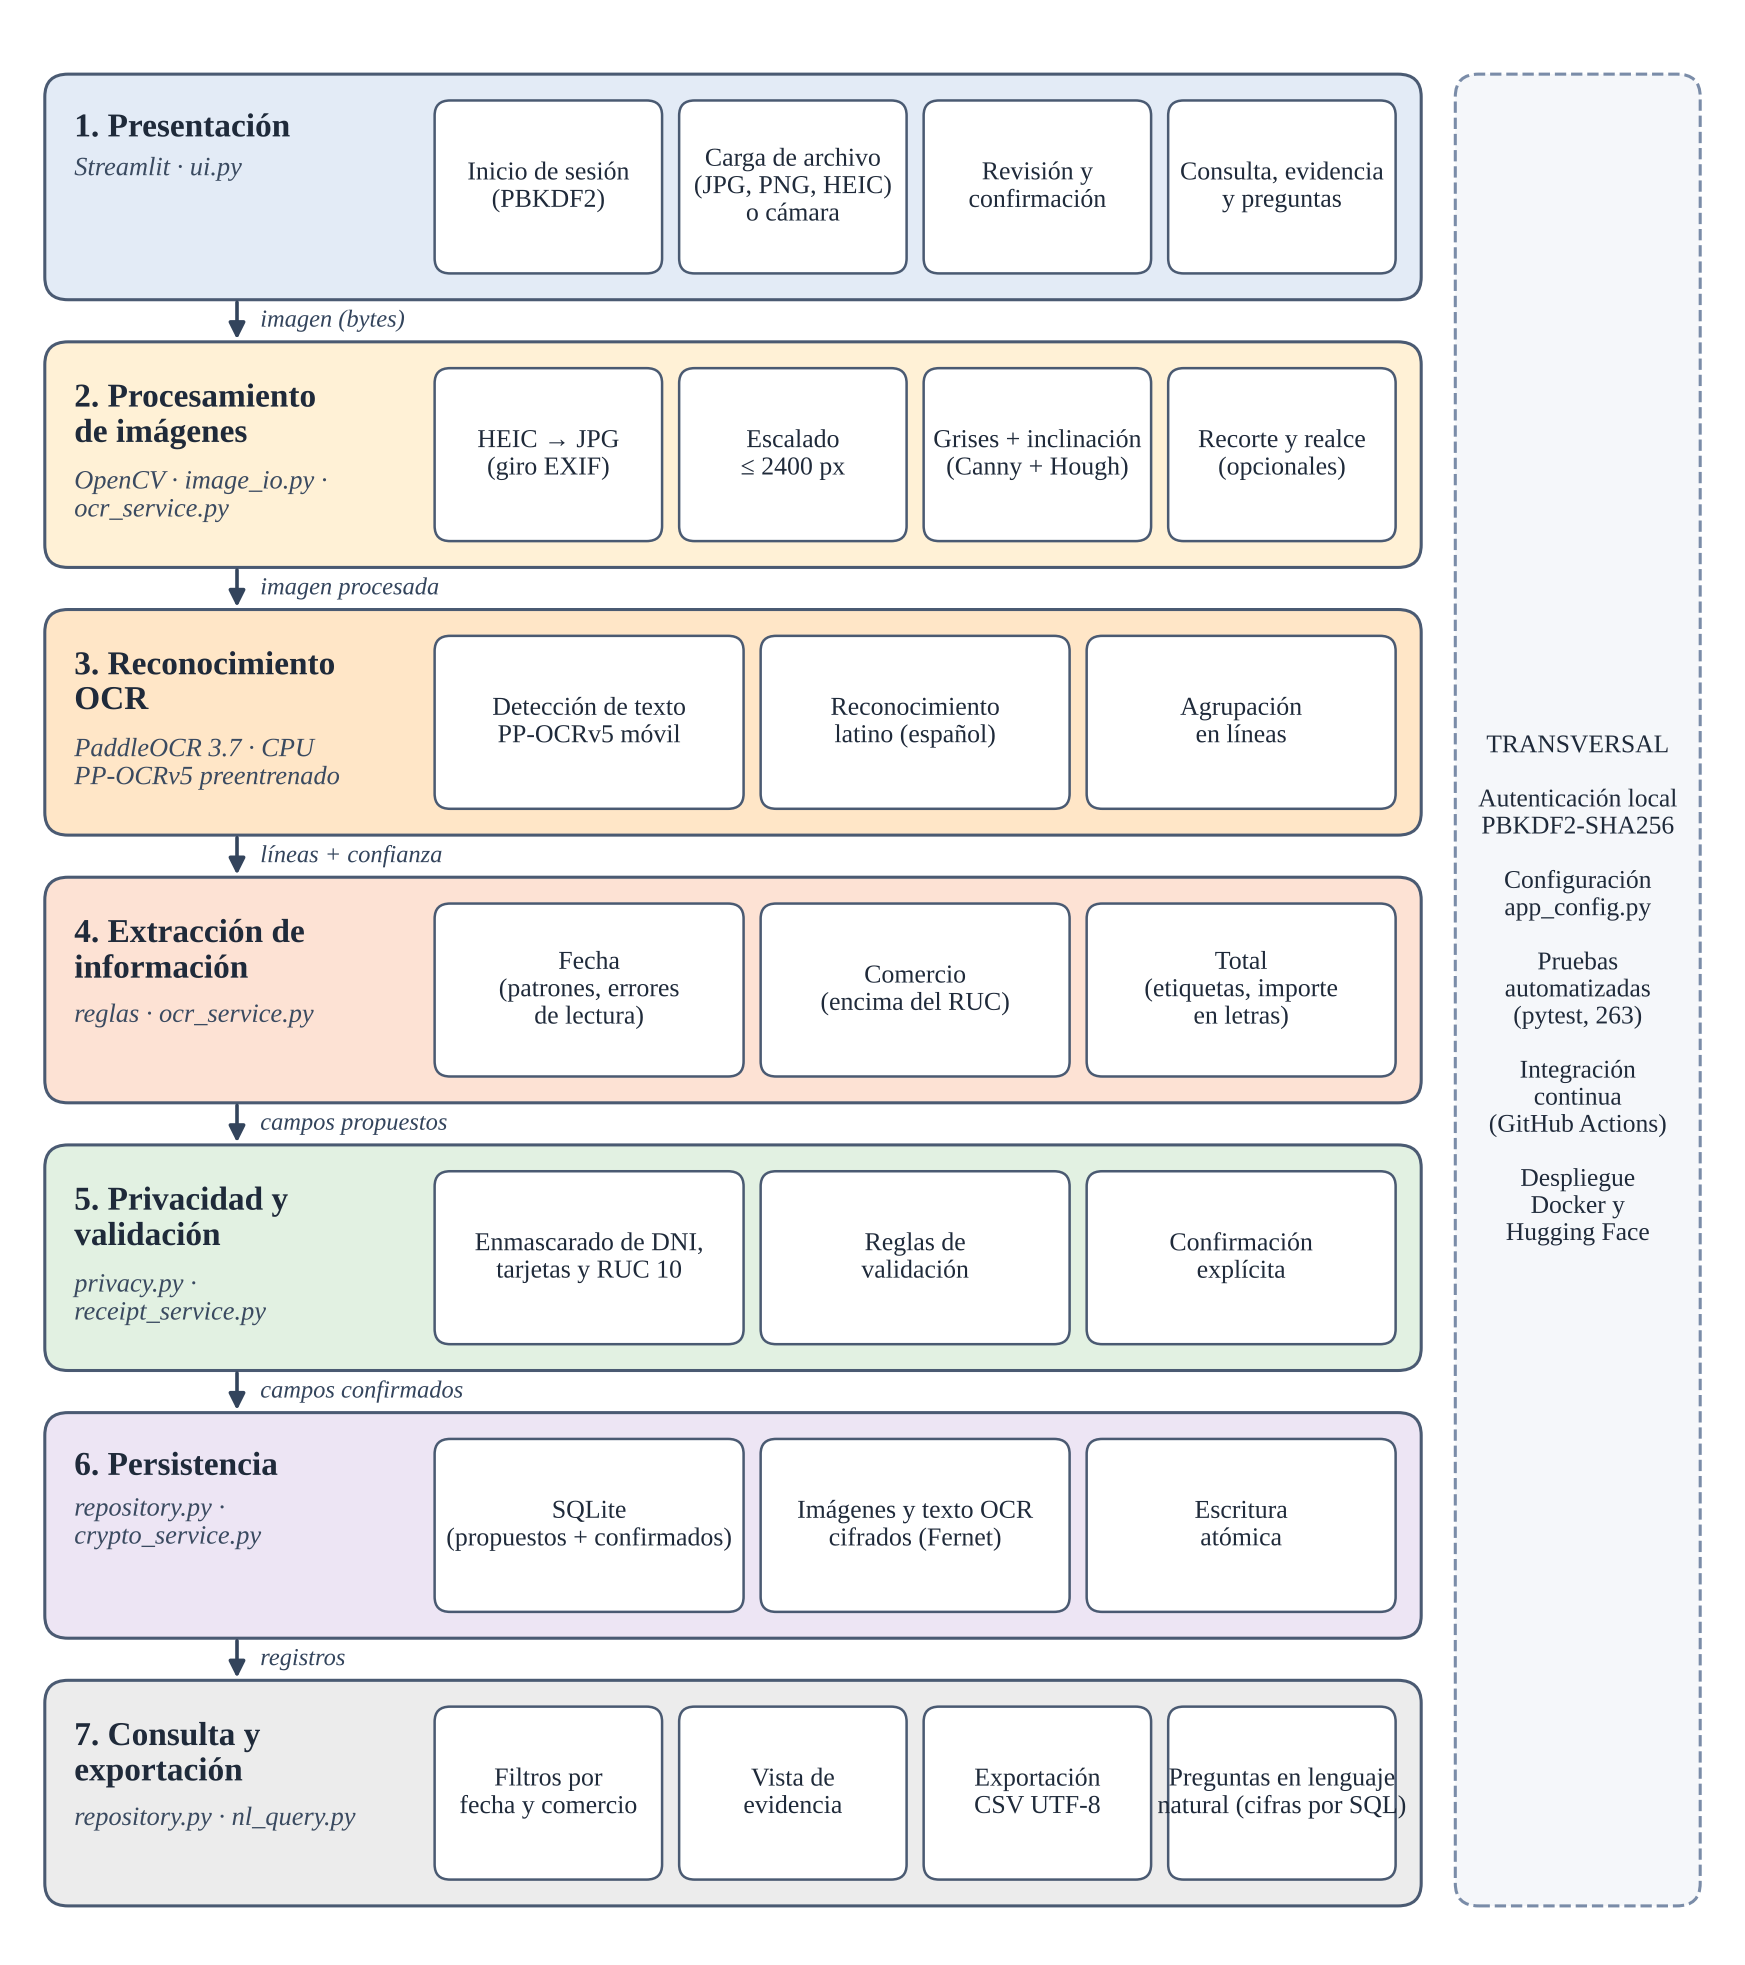

Recreate this plot in Python.
"""Dibuja el diagrama de arquitectura por capas (Figura del capítulo 7.3)."""
from pathlib import Path

import matplotlib

matplotlib.use("Agg")
import matplotlib.pyplot as plt
from matplotlib.patches import FancyArrowPatch, FancyBboxPatch

plt.rcParams["font.family"] = "Liberation Serif"
CAPAS = [
    ("1. Presentación", "Streamlit · ui.py", "#E3EBF6", ["Inicio de sesión\n(PBKDF2)", "Carga de archivo\n(JPG, PNG, HEIC)\no cámara", "Revisión y\nconfirmación", "Consulta, evidencia\ny preguntas"]),
    ("2. Procesamiento\nde imágenes", "OpenCV · image_io.py ·\nocr_service.py", "#FFF1D6", ["HEIC → JPG\n(giro EXIF)", "Escalado\n≤ 2400 px", "Grises + inclinación\n(Canny + Hough)", "Recorte y realce\n(opcionales)"]),
    ("3. Reconocimiento\nOCR", "PaddleOCR 3.7 · CPU\nPP-OCRv5 preentrenado", "#FFE6C7", ["Detección de texto\nPP-OCRv5 móvil", "Reconocimiento\nlatino (español)", "Agrupación\nen líneas"]),
    ("4. Extracción de\ninformación", "reglas · ocr_service.py", "#FDE2D4", ["Fecha\n(patrones, errores\nde lectura)", "Comercio\n(encima del RUC)", "Total\n(etiquetas, importe\nen letras)"]),
    ("5. Privacidad y\nvalidación", "privacy.py ·\nreceipt_service.py", "#E2F1E2", ["Enmascarado de DNI,\ntarjetas y RUC 10", "Reglas de\nvalidación", "Confirmación\nexplícita"]),
    ("6. Persistencia", "repository.py ·\ncrypto_service.py", "#EDE5F4", ["SQLite\n(propuestos + confirmados)", "Imágenes y texto OCR\ncifrados (Fernet)", "Escritura\natómica"]),
    ("7. Consulta y\nexportación", "repository.py · nl_query.py", "#ECECEC", ["Filtros por\nfecha y comercio", "Vista de\nevidencia", "Exportación\nCSV UTF-8", "Preguntas en lenguaje\nnatural (cifras por SQL)"]),
]
FLUJOS = ["imagen (bytes)", "imagen procesada", "líneas + confianza", "campos propuestos", "campos confirmados", "registros"]

fig, ax = plt.subplots(figsize=(11, 12.5), dpi=200)
ax.set_xlim(0, 110); ax.set_ylim(0, 128); ax.axis("off")
alto, sep, x0, ancho = 14.2, 3.6, 2, 88
for i, (titulo, sub, color, comps) in enumerate(CAPAS):
    y = 124 - (i + 1) * alto - i * sep
    ax.add_patch(FancyBboxPatch((x0, y), ancho, alto, boxstyle="round,pad=0.4,rounding_size=1.5", fc=color, ec="#4A5A72", lw=1.1))
    ax.text(x0 + 1.5, y + alto - 2.2, titulo, fontsize=12, fontweight="bold", va="top", color="#1F2A3A")
    ax.text(x0 + 1.5, y + alto - 2.2 - 2.9 * (titulo.count("\n") + 1), sub, fontsize=9.5, va="top", style="italic", color="#3A4A60")
    n = len(comps); zona_x = x0 + 25; zona_w = ancho - 26.5; w = (zona_w - (n - 1) * 1.6) / n
    for j, c in enumerate(comps):
        cx = zona_x + j * (w + 1.6)
        ax.add_patch(FancyBboxPatch((cx, y + 1.6), w, alto - 3.2, boxstyle="round,pad=0.25,rounding_size=1.0", fc="white", ec="#4A5A72", lw=0.9))
        ax.text(cx + w / 2, y + alto / 2, c, fontsize=9.3, ha="center", va="center", color="#1F2A3A")
    if i < len(CAPAS) - 1:
        ya, yb = y - 0.2, y - sep + 0.2
        ax.add_patch(FancyArrowPatch((x0 + 12, ya), (x0 + 12, yb), arrowstyle="-|>", mutation_scale=12, color="#33445C", lw=1.3))
        ax.text(x0 + 13.5, (ya + yb) / 2, FLUJOS[i], fontsize=8.8, va="center", color="#33445C", style="italic")
# Banda transversal
ax.add_patch(FancyBboxPatch((x0 + ancho + 3, 124 - 7 * alto - 6 * sep), 15, 7 * alto + 6 * sep, boxstyle="round,pad=0.4,rounding_size=1.5", fc="#F5F7FA", ec="#7A8CA8", lw=1.1, ls="--"))
ax.text(x0 + ancho + 10.5, 124 - (7 * alto + 6 * sep) / 2,
        "TRANSVERSAL\n\nAutenticación local\nPBKDF2-SHA256\n\nConfiguración\napp_config.py\n\nPruebas\nautomatizadas\n(pytest, 263)\n\nIntegración\ncontinua\n(GitHub Actions)\n\nDespliegue\nDocker y\nHugging Face",
        fontsize=9.2, ha="center", va="center", color="#1F2A3A")
fig.savefig(Path(__file__).with_suffix(".png"), bbox_inches="tight", facecolor="white")
